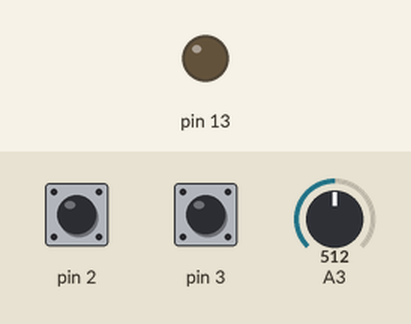
This sketch was run on a simulated Arduino Uno, built with avr-gcc and run on an emulated ATmega328P. On the bench: output pins drawn as LEDs (lit = HIGH). Inputs (shaded band) come from the test bench; at power-on: A3 = 512, pin 2 HIGH, pin 3 HIGH.

Above: at 1.2 s.
1.3 s: A3 set to 414
2.8 s: A3 set to 391
At 3.9 s:
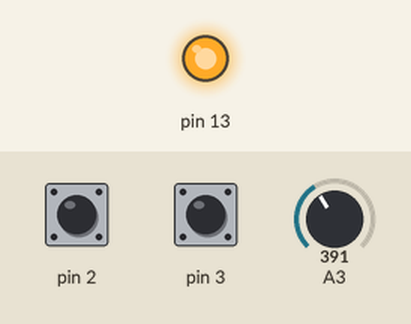
4.3 s: A3 set to 410
At 5.0 s:
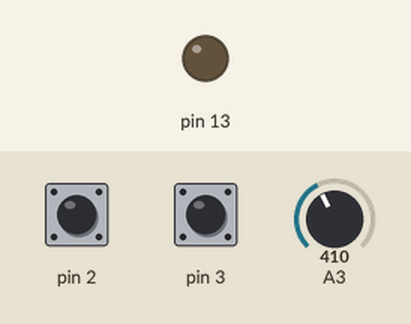
5.8 s: A3 set to 390
At 6.2 s:
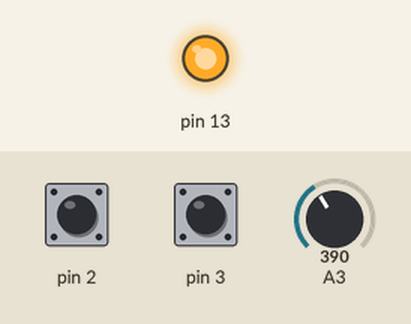
Timing chart, 0 to 8.3 s (numbered marks = the images above; inputs shaded):
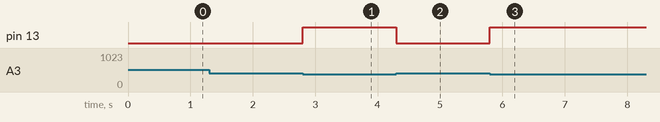

Measured:
- the behaviour switches between 401 and 400 on A3 (found by bisection; images 0 and 1)
- after the input at 1.3 s, every drawn part: stays the same
- after the input at 2.8 s, pin 13: LOW → HIGH at once
- after the input at 4.3 s, pin 13: HIGH → LOW at once
- after the input at 5.8 s, pin 13: LOW → HIGH at once

The sketch:

ejercicio.ino
```cpp
enum Modo {
  AUTOMATICO = 0,
  MANUAL = 1
};
enum Modo estado = AUTOMATICO;

volatile byte retardo_pulso = 0;
volatile bool encendido = false;

// ISR es la macro para crear interrupciones
// y INT0_vect es la señal de interrupcion creada en el Pin 2
ISR(INT0_vect) {
  if (retardo_pulso == 0) { // Esto sirve para asegurar pero conviene poner un capacitor igual
    retardo_pulso = 500;
    encendido = !encendido;
  };
}

ISR(INT1_vect) {
  if (estado == AUTOMATICO) {
    estado = MANUAL;
  } else {
    estado = AUTOMATICO;
  };
}

void setup() {
  Serial.begin(9600); //Para identificar el valor en el momento de la presentacion

  DDRD &= ~(1<<DDD2); // Pin 2 entrada
  DDRD &= ~(1<<DDD3);  // Pin 3 entrada
  DDRB |= (1<<DDB5); // Pin 13 Salida
  PORTD = (1<<PD2) | (1<<PD3); // Pin 2 y 3 en PULLUP

  cli(); // Desabilitar las interupciones globales

  /* EIMSK:
  * INT0
  * INT1
  *
  * INT0 habilita interrupciones provocadas por el Pin 2
  * INT1 habilita las interrupciones para el Pin 3
  */

  EIFR |= (1 << INTF0) | (1 << INTF1);
  EIMSK |= (1<<INT0) | (1<<INT1);


  /* EICRA:
  * Este registro tiene 4 pines reservados que siempre deben de ser '0', denominados res
  *
  * res   4 veces
  * ISC11
  * ISC10
  * ISC01
  * ISC00
  *
  * Los ISC1* son para configurar el modo de interrupcion para INT1 que en esta placa es el pin 3
  * y los ISC0* son para INT0 que es el pin 2
  *
  * En este caso vamos a utilizar el pin 2 y 3 en flancos de bajada asi que seria '10'
  */

  EICRA |= (1<<ISC01) | (1<<ISC11);
  EICRA &= ~((1<<ISC00) | (1<<ISC10));

  sei(); // Volver a habilitar las interrupciones globales


  /* ADMUX:
  * REF1
  * REF0
  * ADLAR
  * (espaciador)
  * MUX3
  * MUX2
  * MUX1
  * MUX0
  *
  * Los valores de REF determinan que referencia utilizara el ADC
  * En este caso se usa '01' para que use AVCC que es el voltaje de operacion
  *
  * El valor de ADLAR determina como se guarda la lectura en los registros ADCH y ADCL
  * en este caso se utiliza '0' porque permite usar 'ADC' para leer los 2 registros al
  * mismo tiempo
  *
  * Y los registros MUX deciden cual entrada ADC 0-5 se esta utilizando
  * en este caso '0011' para la entrada A3
  */

  ADMUX = (0<<REFS1) | (1<<REFS0) | (0<<ADLAR) | (0<<MUX3) | (0<<MUX2) | (1<<MUX1) | (1<<MUX0);


  /* ADCSRA:
  * ADEN
  * ADCS
  * ADATE
  * ADIF
  * ADIE
  * ADPS2
  * ADPS1
  * ADPS0
  *
  * ADEN abilita el uso del ADC
  *
  * ADCS empieza una lectura cuando es puesto en 1 y se vuelve a 0 cuando termina
  *
  * ADATE, ADIF y ADIE son para abilitar funciones que no precisamos utilizar en esto
  *
  * ADPS es para elegir el factor de reduccion del reloj del microcontrolador al reloj del modulo ADC
  * numeros mas chicos permiten mediciones mas rapidas pero imprecisas, mientras que numeros mas grandes
  * permiten mediciones mas precisas pero mas lentas.
  * Aca se eligio 64 que corresponde a '110' porque es un valor mas o menos en el medio del rango.
  */

  ADCSRA = (1<<ADEN) | (0<<ADSC) | (1<<ADPS2) | (1<<ADPS1) | (0<<ADPS0);


}

void loop() {
  if (encendido == true) {
    PORTB |= (1<<PB5);
  } else {
    PORTB &= ~(1 << PB5);
  };

  if (retardo_pulso > 0) {
    retardo_pulso--;
  };

  if (estado == AUTOMATICO) {
    if (lectura_analoga() > 400 ) {
        encendido = false;
    } else {
        encendido = true;
    };
  };

  //Serial.println(lectura_analoga());
}


int lectura_analoga() {

  cli();

  ADCSRA |= (1<<ADSC); // Empezar la lectura

  while (ADCSRA & (1<<ADSC)) {}; // Esperar a que termine la lectura

  sei();

  return ADC; // Retornar el valor de 10 bits
}
```
